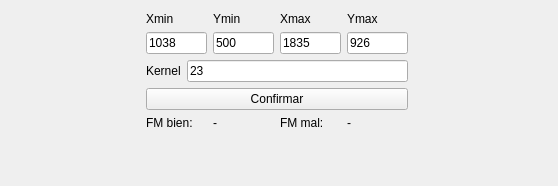
          <widget class="QWidget" name="tab_12">
           <attribute name="title">
            <string>Blur</string>
           </attribute>
           <layout class="QGridLayout" name="gridLayout_11" rowstretch="3,1" columnstretch="1,2,1">
            <item row="0" column="1">
             <layout class="QGridLayout" name="gridLayout_12" columnstretch="5">
              <item row="1" column="0">
               <layout class="QVBoxLayout" name="verticalLayout_20" stretch="3">
                <item>
                 <layout class="QVBoxLayout" name="verticalLayout_21" stretch="1,1,0,1,1">
                  <property name="leftMargin">
                   <number>1</number>
                  </property>
                  <property name="topMargin">
                   <number>1</number>
                  </property>
                  <property name="rightMargin">
                   <number>5</number>
                  </property>
                  <property name="bottomMargin">
                   <number>5</number>
                  </property>
                  <item>
                   <layout class="QHBoxLayout" name="horizontalLayout_57">
                    <item>
                     <widget class="QLabel" name="label_xmin_5">
                      <property name="text">
                       <string>Xmin</string>
                      </property>
                     </widget>
                    </item>
                    <item>
                     <widget class="QLabel" name="label_ymin_5">
                      <property name="text">
                       <string>Ymin</string>
                      </property>
                     </widget>
                    </item>
                    <item>
                     <widget class="QLabel" name="label_xmax_5">
                      <property name="text">
                       <string>Xmax</string>
                      </property>
                     </widget>
                    </item>
                    <item>
                     <widget class="QLabel" name="label_ymax_5">
                      <property name="text">
                       <string>Ymax</string>
                      </property>
                     </widget>
                    </item>
                   </layout>
                  </item>
                  <item>
                   <layout class="QHBoxLayout" name="horizontalLayout_58">
                    <item>
                     <widget class="QLineEdit" name="lineEdit_xmin_5">
                      <property name="text">
                       <string>1038</string>
                      </property>
                     </widget>
                    </item>
                    <item>
                     <widget class="QLineEdit" name="lineEdit_ymin_5">
                      <property name="text">
                       <string>500</string>
                      </property>
                     </widget>
                    </item>
                    <item>
                     <widget class="QLineEdit" name="lineEdit_xmax_5">
                      <property name="text">
                       <string>1835</string>
                      </property>
                     </widget>
                    </item>
                    <item>
                     <widget class="QLineEdit" name="lineEdit_ymax_5">
                      <property name="text">
                       <string>926</string>
                      </property>
                     </widget>
                    </item>
                   </layout>
                  </item>
                  <item>
                   <layout class="QHBoxLayout" name="horizontalLayout_59">
                    <item>
                     <widget class="QLabel" name="label_74">
                      <property name="text">
                       <string>Kernel</string>
                      </property>
                     </widget>
                    </item>
                    <item>
                     <widget class="QLineEdit" name="lineEdit_kernel_2">
                      <property name="text">
                       <string>23</string>
                      </property>
                     </widget>
                    </item>
                   </layout>
                  </item>
                  <item>
                   <widget class="QPushButton" name="pushButton_7">
                    <property name="styleSheet">
                     <string notr="true"/>
                    </property>
                    <property name="text">
                     <string>Confirmar</string>
                    </property>
                   </widget>
                  </item>
                  <item>
                   <layout class="QHBoxLayout" name="horizontalLayout_60">
                    <item>
                     <widget class="QLabel" name="label_75">
                      <property name="styleSheet">
                       <string notr="true"/>
                      </property>
                      <property name="text">
                       <string>FM bien:</string>
                      </property>
                     </widget>
                    </item>
                    <item>
                     <widget class="QLabel" name="label_fmbien_4">
                      <property name="styleSheet">
                       <string notr="true">font: 63 oblique 18pt &quot;URW Gothic&quot;;</string>
                      </property>
                      <property name="text">
                       <string>-</string>
                      </property>
                     </widget>
                    </item>
                    <item>
                     <widget class="QLabel" name="label_76">
                      <property name="styleSheet">
                       <string notr="true"/>
                      </property>
                      <property name="text">
                       <string>FM mal:</string>
                      </property>
                     </widget>
                    </item>
                    <item>
                     <widget class="QLabel" name="label_fmmal_4">
                      <property name="styleSheet">
                       <string notr="true">font: 63 oblique 18pt &quot;URW Gothic&quot;;</string>
                      </property>
                      <property name="text">
                       <string>-</string>
                      </property>
                     </widget>
                    </item>
                   </layout>
                  </item>
                 </layout>
                </item>
               </layout>
              </item>
             </layout>
            </item>
            <item row="0" column="2">
             <spacer name="horizontalSpacer_4">
              <property name="orientation">
               <enum>Qt::Horizontal</enum>
              </property>
              <property name="sizeHint" stdset="0">
               <size>
                <width>40</width>
                <height>20</height>
               </size>
              </property>
             </spacer>
            </item>
            <item row="0" column="0">
             <spacer name="horizontalSpacer_5">
              <property name="orientation">
               <enum>Qt::Horizontal</enum>
              </property>
              <property name="sizeHint" stdset="0">
               <size>
                <width>40</width>
                <height>20</height>
               </size>
              </property>
             </spacer>
            </item>
            <item row="1" column="1">
             <spacer name="verticalSpacer_13">
              <property name="orientation">
               <enum>Qt::Vertical</enum>
              </property>
              <property name="sizeHint" stdset="0">
               <size>
                <width>20</width>
                <height>40</height>
               </size>
              </property>
             </spacer>
            </item>
           </layout>
          </widget>
